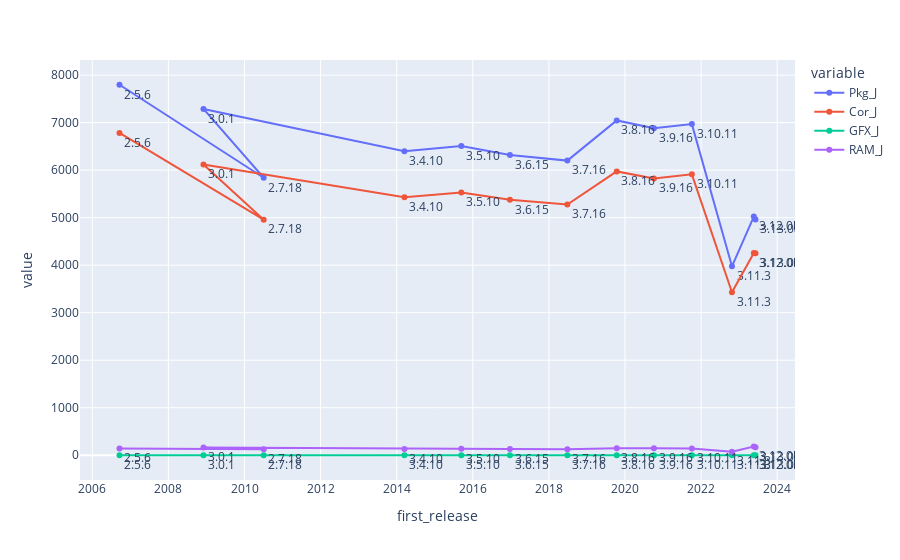

This figure's notebook cell:
### Markdown cell above
### Energy Consumption through releases (based on Python version)

### Code cell
fig = px.line(df, x="first_release", y=["Pkg_J","Cor_J","GFX_J","RAM_J"], text="python_version")
fig.update_traces(textposition="bottom right")
fig.show()

### Figure 1 — Plotly figure (JSON) as saved in the notebook; plotly's stock layout.template omitted (floating-point values rounded to 4 significant figures)
{"data": [{"hovertemplate": "variable=Pkg_J<br>first_release=%{x}<br>value=%{y}<br>python_version=%{text}<extra></extra>", "legendgroup": "Pkg_J", "line": {"color": "#636efa", "dash": "solid"}, "marker": {"symbol": "circle"}, "mode": "text+markers+lines", "name": "Pkg_J", "orientation": "v", "showlegend": true, "text": ["2.5.6", "2.7.18", "3.0.1", "3.4.10", "3.5.10", "3.6.15", "3.7.16", "3.8.16", "3.9.16", "3.10.11", "3.11.3", "3.12.0b1", "3.13.0a0"], "textposition": "bottom right", "type": "scatter", "x": ["2006-09-19T00:00:00", "2010-07-04T00:00:00", "2008-12-03T00:00:00", "2014-03-16T00:00:00", "2015-09-13T00:00:00", "2016-12-23T00:00:00", "2018-06-27T00:00:00", "2019-10-14T00:00:00", "2020-10-05T00:00:00", "2021-10-04T00:00:00", "2022-10-24T00:00:00", "2023-05-22T00:00:00", "2023-06-07T00:00:00"], "xaxis": "x", "y": [7797.0, 5840.0, 7288.0, 6396.0, 6508.0, 6320.0, 6201.0, 7046.0, 6882.0, 6969.0, 3977.0, 5023.0, 4960.0], "yaxis": "y"}, {"hovertemplate": "variable=Cor_J<br>first_release=%{x}<br>value=%{y}<br>python_version=%{text}<extra></extra>", "legendgroup": "Cor_J", "line": {"color": "#EF553B", "dash": "solid"}, "marker": {"symbol": "circle"}, "mode": "text+markers+lines", "name": "Cor_J", "orientation": "v", "showlegend": true, "text": ["2.5.6", "2.7.18", "3.0.1", "3.4.10", "3.5.10", "3.6.15", "3.7.16", "3.8.16", "3.9.16", "3.10.11", "3.11.3", "3.12.0b1", "3.13.0a0"], "textposition": "bottom right", "type": "scatter", "x": ["2006-09-19T00:00:00", "2010-07-04T00:00:00", "2008-12-03T00:00:00", "2014-03-16T00:00:00", "2015-09-13T00:00:00", "2016-12-23T00:00:00", "2018-06-27T00:00:00", "2019-10-14T00:00:00", "2020-10-05T00:00:00", "2021-10-04T00:00:00", "2022-10-24T00:00:00", "2023-05-22T00:00:00", "2023-06-07T00:00:00"], "xaxis": "x", "y": [6784.0, 4958.0, 6119, 5428.0, 5530.0, 5376.0, 5278.0, 5974.0, 5824.0, 5912.0, 3432.0, 4254.0, 4253.0], "yaxis": "y"}, {"hovertemplate": "variable=GFX_J<br>first_release=%{x}<br>value=%{y}<br>python_version=%{text}<extra></extra>", "legendgroup": "GFX_J", "line": {"color": "#00cc96", "dash": "solid"}, "marker": {"symbol": "circle"}, "mode": "text+markers+lines", "name": "GFX_J", "orientation": "v", "showlegend": true, "text": ["2.5.6", "2.7.18", "3.0.1", "3.4.10", "3.5.10", "3.6.15", "3.7.16", "3.8.16", "3.9.16", "3.10.11", "3.11.3", "3.12.0b1", "3.13.0a0"], "textposition": "bottom right", "type": "scatter", "x": ["2006-09-19T00:00:00", "2010-07-04T00:00:00", "2008-12-03T00:00:00", "2014-03-16T00:00:00", "2015-09-13T00:00:00", "2016-12-23T00:00:00", "2018-06-27T00:00:00", "2019-10-14T00:00:00", "2020-10-05T00:00:00", "2021-10-04T00:00:00", "2022-10-24T00:00:00", "2023-05-22T00:00:00", "2023-06-07T00:00:00"], "xaxis": "x", "y": [2.27, 0.37, 0.29, 0.27, 0.28, 0.27, 0.28, 0.28, 0.3, 0.3, 0.26, 0.37, 0.29], "yaxis": "y"}, {"hovertemplate": "variable=RAM_J<br>first_release=%{x}<br>value=%{y}<br>python_version=%{text}<extra></extra>", "legendgroup": "RAM_J", "line": {"color": "#ab63fa", "dash": "solid"}, "marker": {"symbol": "circle"}, "mode": "text+markers+lines", "name": "RAM_J", "orientation": "v", "showlegend": true, "text": ["2.5.6", "2.7.18", "3.0.1", "3.4.10", "3.5.10", "3.6.15", "3.7.16", "3.8.16", "3.9.16", "3.10.11", "3.11.3", "3.12.0b1", "3.13.0a0"], "textposition": "bottom right", "type": "scatter", "x": ["2006-09-19T00:00:00", "2010-07-04T00:00:00", "2008-12-03T00:00:00", "2014-03-16T00:00:00", "2015-09-13T00:00:00", "2016-12-23T00:00:00", "2018-06-27T00:00:00", "2019-10-14T00:00:00", "2020-10-05T00:00:00", "2021-10-04T00:00:00", "2022-10-24T00:00:00", "2023-05-22T00:00:00", "2023-06-07T00:00:00"], "xaxis": "x", "y": [141.2, 124.5, 162.7, 132.8, 134.7, 129.2, 126.2, 148.4, 145.8, 144.5, 74.65, 184.1, 166.9], "yaxis": "y"}], "layout": {"legend": {"title": {"text": "variable"}, "tracegroupgap": 0}, "margin": {"t": 60}, "xaxis": {"anchor": "y", "domain": [0, 1], "title": {"text": "first_release"}}, "yaxis": {"anchor": "x", "domain": [0, 1], "title": {"text": "value"}}}}
